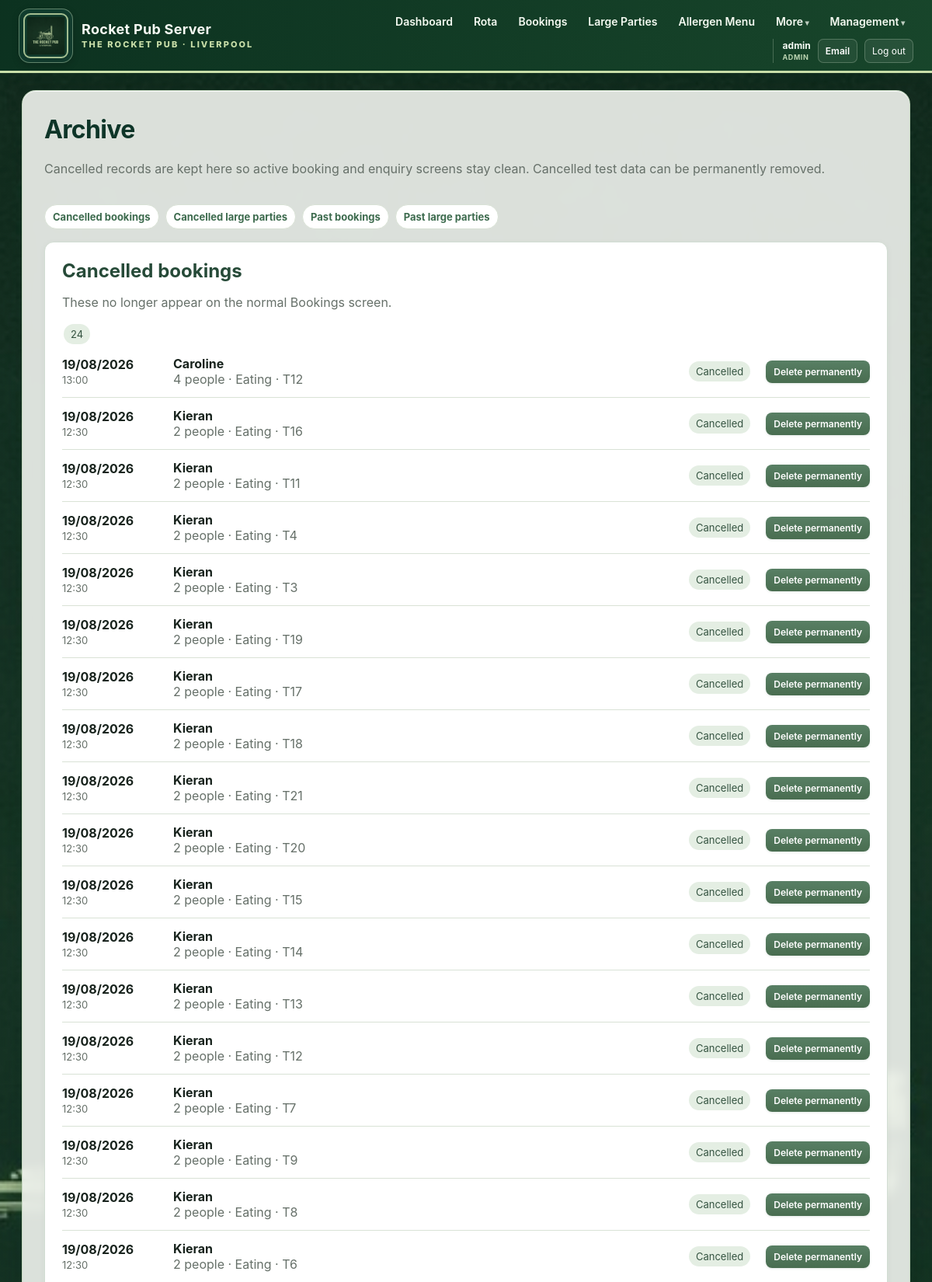
The page /archive (signed in, upper part) on the database its author committed.
### app/models.py (models this page shows, shortened)
class AppUser(db.Model):
    id = db.Column(db.Integer, primary_key=True)
    username = db.Column(
        db.String(80),
        nullable=False,
        unique=True,
        index=True,
    )
    password_hash = db.Column(db.String(255), nullable=False)
    role = db.Column(
        db.String(20),
        nullable=False,
        default="staff",
        index=True,
    )
    must_change_password = db.Column(
        db.Boolean,
        nullable=False,
        default=True,
    )
    email = db.Column(db.String(255), unique=True, index=True)
    pending_email = db.Column(db.String(255))
    email_verified = db.Column(db.Boolean, nullable=False, default=False)
    email_verification_code_hash = db.Column(db.String(255))
    email_verification_expires_at = db.Column(db.DateTime)
    password_reset_code_hash = db.Column(db.String(255))
    password_reset_expires_at = db.Column(db.DateTime)
    active = db.Column(db.Boolean, nullable=False, default=True)
    created_at = db.Column(db.DateTime, default=datetime.utcnow)
    last_login_at = db.Column(db.DateTime)
    @property
    def is_manager(self):
        return self.role in {"manager", "admin"}

class Booking(db.Model):
    id = db.Column(db.Integer, primary_key=True)
    customer_id = db.Column(db.Integer, db.ForeignKey("customer.id"), nullable=False)
    repeat_booking_id = db.Column(db.Integer, db.ForeignKey("repeat_booking.id"))
    booking_date = db.Column(db.Date, nullable=False, index=True)
    booking_time = db.Column(db.Time, nullable=False)
    duration_minutes = db.Column(db.Integer, nullable=False, default=150)
    party_size = db.Column(db.Integer, nullable=False)
    number_of_children = db.Column(db.Integer, nullable=False, default=0)
    is_eating_food = db.Column(db.Boolean, nullable=False, default=True)
    occasion = db.Column(db.String(120))
    preferred_area_id = db.Column(db.Integer, db.ForeignKey("area.id"))
    preferred_table_id = db.Column(db.Integer, db.ForeignKey("pub_table.id"))
    wants_near_tv = db.Column(db.Boolean, default=False)
    avoids_bench = db.Column(db.Boolean, default=False)
    deposit_required_amount = db.Column(db.Float, nullable=False, default=0)
    deposit_paid_amount = db.Column(db.Float, nullable=False, default=0)
    notes = db.Column(db.Text)
    status = db.Column(db.String(30), nullable=False, default="Booked")
    completed_at = db.Column(db.DateTime)
    created_at = db.Column(db.DateTime, default=datetime.utcnow)
    customer = db.relationship("Customer", back_populates="bookings")
    preferred_area = db.relationship("Area")
    preferred_table = db.relationship("PubTable", foreign_keys=[preferred_table_id])
    repeat_booking = db.relationship("RepeatBooking", foreign_keys=[repeat_booking_id])
    table_links = db.relationship(
        "BookingTable",
        back_populates="booking",
        cascade="all, delete-orphan"
    )
    @property
    def tables(self):
        return [link.table for link in self.table_links]

class Customer(db.Model):
    id = db.Column(db.Integer, primary_key=True)
    name = db.Column(db.String(120), nullable=False, index=True)
    phone = db.Column(db.String(30), nullable=False, unique=True, index=True)
    preferred_area_id = db.Column(db.Integer, db.ForeignKey("area.id"))
    preferred_table_id = db.Column(db.Integer, db.ForeignKey("pub_table.id"))
    prefers_near_tv = db.Column(db.Boolean, default=False)
    avoids_bench = db.Column(db.Boolean, default=False)
    notes = db.Column(db.Text)
    created_at = db.Column(db.DateTime, default=datetime.utcnow)
    preferred_area = db.relationship("Area", foreign_keys=[preferred_area_id])
    preferred_table = db.relationship("PubTable", foreign_keys=[preferred_table_id])
    bookings = db.relationship(
        "Booking",
        back_populates="customer",
        cascade="all, delete-orphan"
    )
    repeat_bookings = db.relationship(
        "RepeatBooking",
        back_populates="customer",
        cascade="all, delete-orphan"
    )

class PubTable(db.Model):
    id = db.Column(db.Integer, primary_key=True)
    number = db.Column(db.String(20), nullable=False, unique=True, index=True)
    capacity = db.Column(db.Integer, nullable=False)
    area_id = db.Column(db.Integer, db.ForeignKey("area.id"), nullable=False)
    near_tv = db.Column(db.Boolean, default=False)
    has_bench = db.Column(db.Boolean, default=False)
    accessible = db.Column(db.Boolean, default=False)
    unsuitable_for_food = db.Column(db.Boolean, default=False)
    active = db.Column(db.Boolean, default=True)
    x_position = db.Column(db.Float, default=40)
    y_position = db.Column(db.Float, default=40)
    layout_width = db.Column(db.Float, default=90)
    layout_height = db.Column(db.Float, default=60)
    layout_shape = db.Column(db.String(20), default="rectangle")
    layout_rotation = db.Column(db.Float, default=0)
    area = db.relationship("Area", back_populates="tables")
    booking_links = db.relationship(
        "BookingTable",
        back_populates="table",
        cascade="all, delete-orphan"
    )

### app/routes.py (the view)
@main.route("/archive")
def archive():
    cancelled_bookings = db.session.scalars(
        db.select(Booking)
        .where(Booking.status == "Cancelled")
        .order_by(
            Booking.booking_date.desc(),
            Booking.booking_time.desc(),
        )
    ).all()
    cancelled_large_parties = db.session.scalars(
        db.select(LargePartyInquiry)
        .where(LargePartyInquiry.status == "Cancelled")
        .order_by(
            LargePartyInquiry.event_date.desc(),
            LargePartyInquiry.created_at.desc(),
        )
    ).all()
    past_bookings = db.session.scalars(
        db.select(Booking)
        .where(
            Booking.status != "Cancelled",
            Booking.booking_date < date.today(),
        )
        .order_by(
            Booking.booking_date.desc(),
            Booking.booking_time.desc(),
        )
        .limit(250)
    ).all()
    past_large_parties = db.session.scalars(
        db.select(LargePartyInquiry)
        .where(
            LargePartyInquiry.status != "Cancelled",
            LargePartyInquiry.event_date.is_not(None),
            LargePartyInquiry.event_date < date.today(),
        )
        .order_by(
            LargePartyInquiry.event_date.desc(),
            LargePartyInquiry.event_time.desc(),
        )
        .limit(250)
    ).all()
    return render_template(
        "archive.html",
        cancelled_bookings=cancelled_bookings,
        cancelled_large_parties=cancelled_large_parties,
        past_bookings=past_bookings,
        past_large_parties=past_large_parties,
    )

### app/models.py (called while the page is built)
    @property
    def extras_total(self):
        return sum(float(item.total_price or 0) for item in self.extra_dishes)

    @property
    def total_amount(self):
        return round(
            float(self.quoted_food_total or 0) + float(self.extras_total or 0),
            2,
        )

### app/routes.py (called while the page is built)
def current_user():
    return getattr(g, "current_user", None)

@main.app_context_processor
def inject_current_user():
    return {
        "current_user": current_user(),
    }

### app/templates/archive.html (shortened to what this page needs)
{% extends "base.html" %}
{% block content %}
<div class="page-heading">
    <div>
        <h1>Archive</h1>
        <p>
            Cancelled records are kept here so active booking and enquiry
            screens stay clean. Cancelled test data can be permanently removed.
        </p>
    </div>
</div>
<div class="archive-tabs">
    <a href="#cancelled-bookings">Cancelled bookings</a>
    <a href="#cancelled-parties">Cancelled large parties</a>
    <a href="#past-bookings">Past bookings</a>
    <a href="#past-parties">Past large parties</a>
</div>
<div class="card archive-section" id="cancelled-bookings">
    <div class="dashboard-section-heading">
        <div>
            <h2>Cancelled bookings</h2>
            <p class="muted">
                These no longer appear on the normal Bookings screen.
            </p>
        </div>
        <span class="badge danger-badge">
            {{ cancelled_bookings|length }}
        </span>
    </div>
    {% if cancelled_bookings %}
        <div class="archive-list">
            {% for booking in cancelled_bookings %}
                <div class="archive-row">
                    <div class="archive-date-block">
                        <strong>{{ booking.booking_date.strftime("%d/%m/%Y") }}</strong>
                        <span>{{ booking.booking_time.strftime("%H:%M") }}</span>
                    </div>
                    <div>
                        <strong>{{ booking.customer.name }}</strong>
                        <div class="muted">
                            {{ booking.party_size }} people
                            · {% if booking.is_eating_food %}Eating{% else %}Drinks only{% endif %}
                            {% if booking.tables %}
                                ·
                                {% for table in booking.tables %}
                                    T{{ table.number }}{% if not loop.last %} + {% endif %}
                                {% endfor %}
                            {% endif %}
                        </div>
                    </div>
                    <span class="badge danger-badge">Cancelled</span>
                    {% if current_user.is_manager %}
<form method="post"
                          action="{{ url_for('main.delete_cancelled_booking', booking_id=booking.id) }}"
                          onsubmit="return confirm('Permanently delete this cancelled booking? This cannot be undone.');">
                        <button class="button archive-delete-button"
                                type="submit">
                            Delete permanently
                        </button>
                    </form>
{% endif %}
                </div>
            {% endfor %}
        </div>
    {% else %}
        <p class="muted">No cancelled bookings.</p>
    {% endif %}
</div>
{% endblock %}

### app/templates/base.html (shortened to what this page needs)
<!doctype html>
<html lang="en">
<head>
    <link rel="stylesheet"
          href="{{ url_for('static', filename='css/style.css') }}">
</head>
<body>
<header class="topbar">
    <a class="brand"
       href="{{ url_for('main.dashboard') }}"
       aria-label="Rocket Pub Server dashboard">
        <span class="brand-logo-frame">
            <img src="{{ url_for('static', filename='images/rocket-pub-header-logo.png') }}"
                 alt="The Rocket Pub Liverpool logo">
        </span>
        <span class="brand-copy">
            <strong>Rocket Pub Server</strong>
            <small>The Rocket Pub · Liverpool</small>
        </span>
    </a>
    {% if current_user %}
    <nav class="main-nav">
        <a class="{% if request.endpoint == 'main.dashboard' %}active{% endif %}"
           href="{{ url_for('main.dashboard') }}">Dashboard</a>
        <a class="{% if request.endpoint and request.endpoint.startswith('main.rota') %}active{% endif %}"
           href="{{ url_for('main.rota_home') }}">Rota</a>
        <a class="{% if request.endpoint in ['main.bookings', 'main.new_booking', 'main.edit_booking'] %}active{% endif %}"
           href="{{ url_for('main.bookings') }}">Bookings</a>
        <a class="{% if request.endpoint in ['main.large_parties', 'main.new_large_party', 'main.edit_large_party'] %}active{% endif %}"
           href="{{ url_for('main.large_parties') }}">Large Parties</a>
        <a class="{% if request.endpoint in ['main.allergen_menu', 'main.allergen_new', 'main.allergen_edit'] %}active{% endif %}"
           href="{{ url_for('main.allergen_menu') }}">Allergen Menu</a>
        <details class="nav-menu">
            <summary>More</summary>
        </details>
        {% if current_user.is_manager %}
            <details class="nav-menu management-menu">
                <summary>Management</summary>
            </details>
        {% endif %}
        <div class="account-menu">
            <span>
                {{ current_user.username }}
                <small>{{ current_user.role|title }}</small>
            </span>
            <a class="topbar-account-link"
               href="{{ url_for('main.email_setup') }}">
                Email
            </a>
            <form method="post" action="{{ url_for('main.logout') }}">
                <button type="submit" class="topbar-logout">Log out</button>
            </form>
        </div>
    </nav>
    {% endif %}
</header>
<main class="container">
    {% block content %}{% endblock %}
</main>
</body>
</html>

### rows shown on the page
AppUser: username "admin", role "ADMIN"
Booking: booking_date "19/08/2026", booking_time "13:00", customer.name "Caroline", party_size "4", is_eating_food "Eating"
PubTable: number "12"
Booking: booking_date "19/08/2026", booking_time "12:30", customer.name "Kieran", party_size "2", is_eating_food "Eating"
PubTable: number "16"
Booking: booking_date "19/08/2026", booking_time "12:30", customer.name "Kieran", party_size "2", is_eating_food "Eating"
PubTable: number "11"
Booking: booking_date "19/08/2026", booking_time "12:30", customer.name "Kieran", party_size "2", is_eating_food "Eating"
PubTable: number "4"
Booking: booking_date "19/08/2026", booking_time "12:30", customer.name "Kieran", party_size "2", is_eating_food "Eating"
PubTable: number "3"
Booking: booking_date "19/08/2026", booking_time "12:30", customer.name "Kieran", party_size "2", is_eating_food "Eating"
PubTable: number "19"
Booking: booking_date "19/08/2026", booking_time "12:30", customer.name "Kieran", party_size "2", is_eating_food "Eating"
PubTable: number "17"
Booking: booking_date "19/08/2026", booking_time "12:30", customer.name "Kieran", party_size "2", is_eating_food "Eating"
PubTable: number "18"
Booking: booking_date "19/08/2026", booking_time "12:30", customer.name "Kieran", party_size "2", is_eating_food "Eating"
PubTable: number "21"
Booking: booking_date "19/08/2026", booking_time "12:30", customer.name "Kieran", party_size "2", is_eating_food "Eating"
PubTable: number "20"
Booking: booking_date "19/08/2026", booking_time "12:30", customer.name "Kieran", party_size "2", is_eating_food "Eating"
PubTable: number "15"
Booking: booking_date "19/08/2026", booking_time "12:30", customer.name "Kieran", party_size "2", is_eating_food "Eating"
PubTable: number "14"
Booking: booking_date "19/08/2026", booking_time "12:30", customer.name "Kieran", party_size "2", is_eating_food "Eating"
PubTable: number "13"
Booking: booking_date "19/08/2026", booking_time "12:30", customer.name "Kieran", party_size "2", is_eating_food "Eating"
Booking: booking_date "19/08/2026", booking_time "12:30", customer.name "Kieran", party_size "2", is_eating_food "Eating"
PubTable: number "7"
Booking: booking_date "19/08/2026", booking_time "12:30", customer.name "Kieran", party_size "2", is_eating_food "Eating"
PubTable: number "9"
Booking: booking_date "19/08/2026", booking_time "12:30", customer.name "Kieran", party_size "2", is_eating_food "Eating"
PubTable: number "8"
Booking: booking_date "19/08/2026", booking_time "12:30", customer.name "Kieran", party_size "2", is_eating_food "Eating"
PubTable: number "6"

### other values the page prints
{{ cancelled_bookings|length }} "24"
